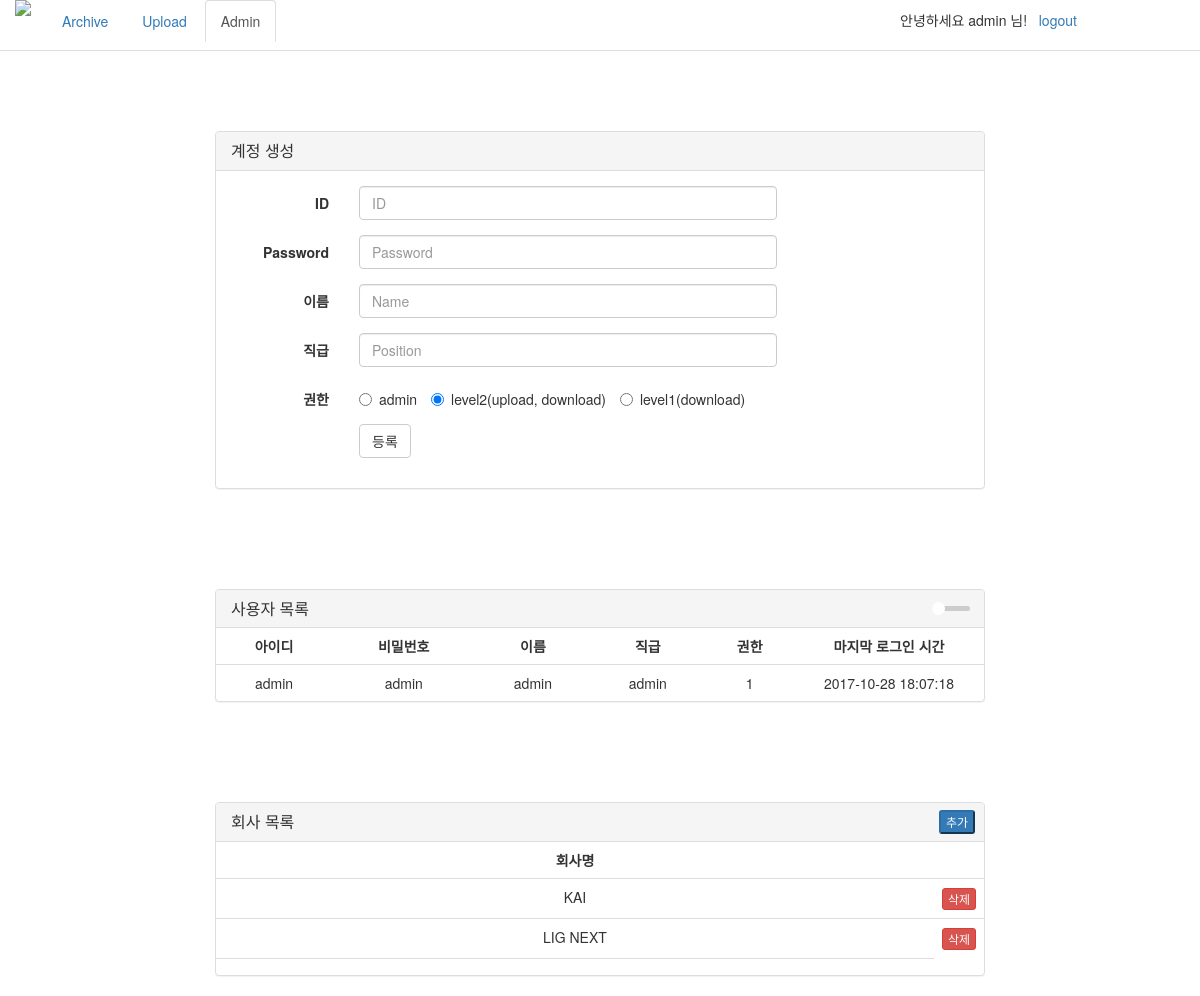
/archive/admin.php (signed in), run on an earlier commit of the app's database.
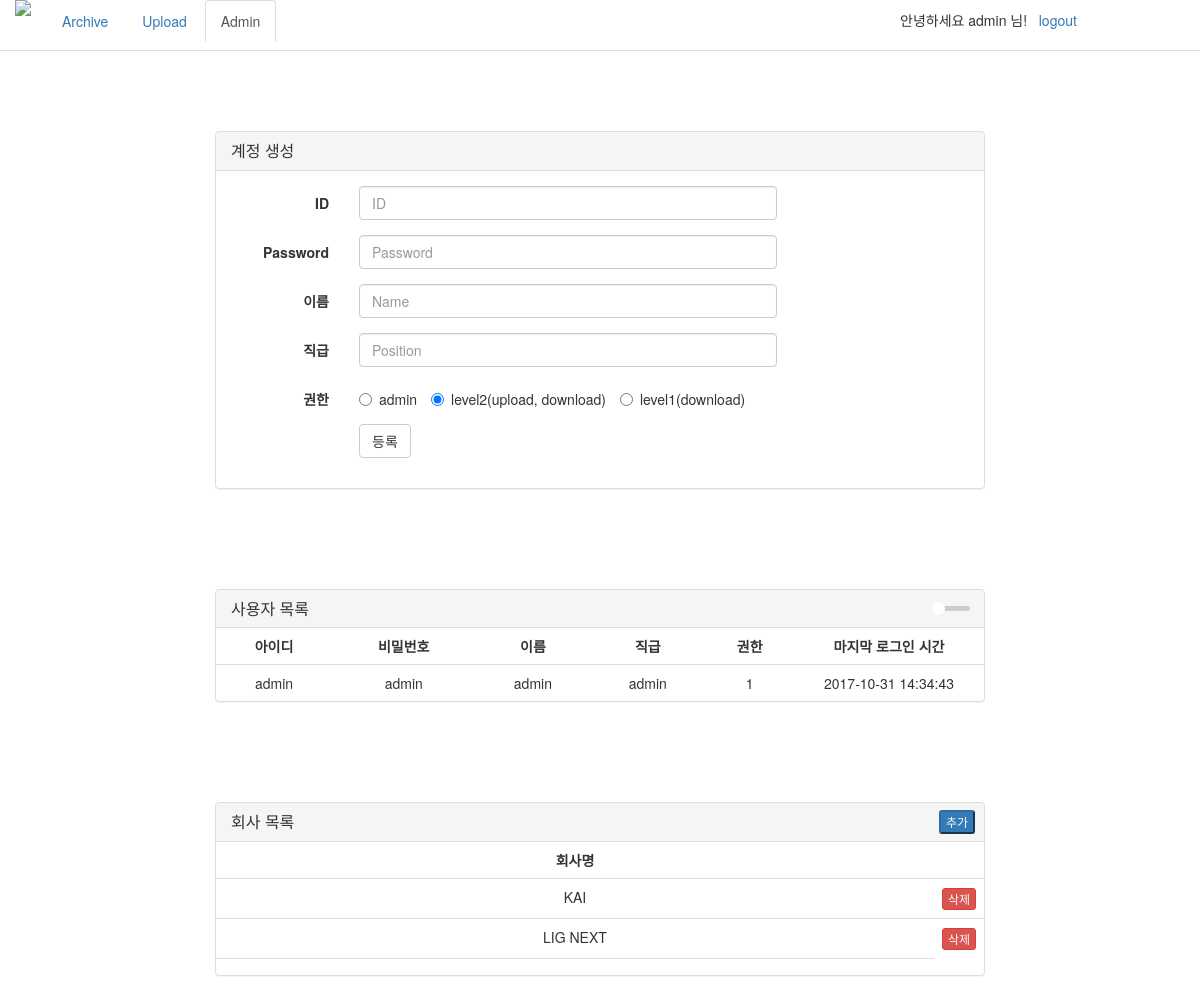
And on a later commit of the database.
### tables this page shows
CREATE TABLE `tb_account` (
  `key_num` int(10) NOT NULL COMMENT '고유번호',
  `id` varchar(20) NOT NULL COMMENT '아이디',
  `password` varchar(20) NOT NULL COMMENT '암호',
  `name` varchar(20) NOT NULL COMMENT '이름',
  `position` varchar(20) NOT NULL COMMENT '직급',
  `level` tinyint(1) NOT NULL COMMENT '프로그램에서 권한',
  `last_login` timestamp NOT NULL DEFAULT CURRENT_TIMESTAMP COMMENT '마지막 로그인 시간'
);

CREATE TABLE `tb_company` (
  `company_name` varchar(100) NOT NULL COMMENT '회사명'
);

### archive/admin.php (the view, shortened to what this page needs)
<!DOCTYPE html>
<?php
	  include 'property.php';
    $name = $_SESSION['name'];
    $level = $_SESSION['level'];
?>
<html>
<head>
	<link rel="stylesheet" href="http://<?php echo $localhost ?>/resources/bootstrap/css/bootstrap.css">
</head>
<body>
	<header>
    <ul class="nav nav-tabs">
      <a class="navbar-brand" href="http://<?php echo $localhost ?>" style="padding-top: 0px;"><img height="45px" src="http://<?php echo $localhost ?>/image/logo.png"></a>
      <li role="presentation" class="main" onmouseover="javascript:visible()"><a href="http://<?php echo $localhost ?>/archive/main.php">Archive</a></li>
      <?php
        if($level == 2 || $level == 1){
          echo '<li role="presentation" ><a href="#" onclick="popup_upload();">Upload</a></li>';
        }
      ?>
      <?php
        if($level == 1){
          echo '<li class="active" role="presentation" ><a href="http://'.$localhost.'/archive/admin.php">Admin</a></li>';
        }
      ?>
      <?php
        echo '<p class="col-md-offset-9" style="margin-top: 10px">안녕하세요 '.$name.' 님! &nbsp
                <a href="http://'.$localhost.'
                ">logout</a></p>'
      ?>
    </ul>
	</header>
  <div class="col-md-8 col-md-offset-2" style="margin-top: 10vh">
    <div class="panel panel-default">
      <div class="panel-heading">
        <h2 class="panel-title">계정 생성</h2>
      </div>
      <div class="panel-body">
        <form class="form-horizontal" action="http://<?php echo $localhost ?>/archive/manageAccount.php" method="post">
        <div class="form-group">
          <label for="newID" class="col-md-2 control-label">ID</label>
          <div class="col-md-7">
            <input type="text" class="form-control" id="newID" name="newID" placeholder="ID"/>
          </div>
        </div>
        <div class="form-group">
          <label for="newPassword" class="col-md-2 control-label">Password</label>
          <div class="col-md-7">
            <input type="password" class="form-control" id="newPassword" name="newPassword" placeholder="Password"/>
          </div>
        </div>
        <div class="form-group">
          <label for="userName" class="col-md-2 control-label">이름</label>
          <div class="col-md-7">
            <input type="text" class="form-control" id="userName" name="userName" placeholder="Name"/>
          </div>
        </div>
        <div class="form-group">
          <label for="userPosition" class="col-md-2 control-label">직급</label>
          <div class="col-md-7">
            <input type="text" class="form-control" id="userPosition" name="userPosition" placeholder="Position"/>
          </div>
        </div>
        <div class="form-group">
          <label for="levelRadio" class="col-md-2 control-label">권한</label>
          <div class="col-md-7" id="levelRadio">
            <label for="userLevel1" class="radio-inline">
              <input type="radio" name="userLevel" id="userLevel1" value="1"/>admin
            </label>
            <label for="userLevel2" class="radio-inline">
              <input type="radio" name="userLevel" id="userLevel2" value="2" checked/>level2(upload, download)
            </label>
            <label for="userLevel3" class="radio-inline">
              <input type="radio" name="userLevel" id="userLevel3" value="3"/>level1(download)
            </label>
          </div>
        </div>
        <div class="form-group">
          <div class="col-md-offset-2 col-md-10">
            <button type="submit" name="accountSubmit" class="btn btn-default">등록</button>
          </div>
        </div>
        </form>
      </div>
    </div>
  </div>
  <div class="col-md-8 col-md-offset-2" style="margin-top: 10vh">
    <div class="panel panel-default">
      <div class="panel-heading">
        <h2 class="panel-title">사용자 목록</h2>
        <label class="switch">
          <span class="slider round"></span>
        </label>
      </div>
        <table class="table">
          <tr>
            <th class="text-center">아이디</th>
            <th class="text-center">비밀번호</th>
            <th class="text-center">이름</th>
            <th class="text-center">직급</th>
            <th class="text-center">권한</th>
            <th class="text-center">마지막 로그인 시간</th>
          </tr>
          <?php
        mysqli_select_db($conn, "archive_db");
        $connect = mysqli_query($conn, 'SELECT * FROM tb_account');
        for($i=0; ;$i++){
          $account = mysqli_fetch_assoc($connect);
          if($account['key_num']!=null){
            echo '<tr class="text-center"><td id="id'.$i.'" class="text-center">'.$account['id'].'</td>'.
                '<td>'.$account['password'].'</td>'.
                '<td>'.$account['name'].'</td>'.
                '<td>'.$account['position'].'</td>'.
                '<td>'.$account['level'].'</td>'.
                '<td id="row'.$i.'" width="190px">'.$account['last_login'].'</td></tr>';
          }else {
            break;
          }
        }
        ?>
        </table>
      </div>
    </div>
    <div class="col-md-8 col-md-offset-2" style="margin-top: 10vh">
      <div class="panel panel-default">
        <div class="panel-heading">
          <h2 class="panel-title">회사 목록</h2>
            <button type="button" class="add_btn btn-primary btn-xs" onclick="addCompany()">추가</button>
          </div>
          <table class="table">
            <tr>
              <th class="text-center">회사명</th>
            </tr>
            <?php
              $connect = mysqli_query($conn, 'SELECT * FROM tb_company');
              for($i=0; ;$i++){
                $company = mysqli_fetch_assoc($connect);
                if($company['company_name']!=null){
                  echo
                    '<tr class="text-center">
                      <td class="text-center">'.$company['company_name'].'</td>
                      <td width="10px" id="deleteButton'.$i.'">
                        <button type="button" class="btn btn-danger btn-xs" onclick=\'location.href="manageCompany.php?mode=0&company='.$company['company_name'].'"\'>삭제</button>
                      </td>
                    </tr>';
                }else {
                  break;
                }
              }
            ?>
            <tr>
              <td class="text-center"></td>
            </tr>
          </table>
        </div>
      </div>
</body>
</html>

### archive/property.php (shortened to what this page needs)
<!DOCTYPE html>
<?php
    $localhost = '192.168.0.119';
?>

### archive/admin.php (style rules this page uses)
.add_btn { position: absolute; right: 25px; top: 8px; }
.switch { position: absolute; right: 30px; top: 17px; display: inline; width: 38px; height: 5px; }
.slider { position: absolute; cursor: pointer; top: 0; left: 0; right: 0; bottom: 0; background-color: #ccc; -webkit-transition: .4s; transition: .4s; }
.slider:before { position: absolute; content: ""; height: 13px; width: 13px; left: 0; bottom: -4px; background-color: white; -webkit-transition: .4s; transition: .4s; }
.slider.round { border-radius: 34px; }
.slider.round:before { border-radius: 50%; }

What changed in the data, as far as the page shows it:
changed tb_account "admin": last_login "2017-10-28 18:07:18" → "2017-10-31 14:34:43"
